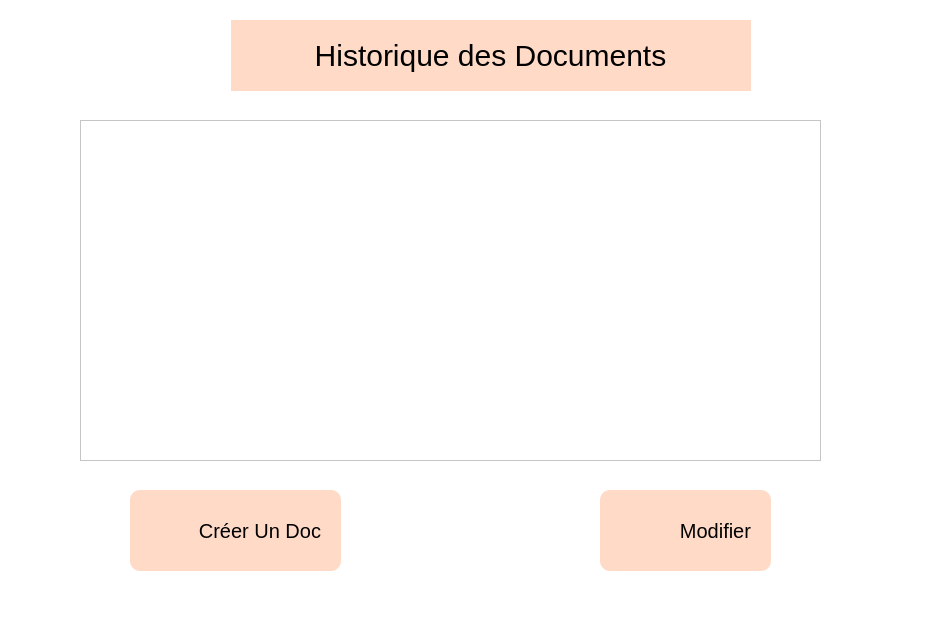
<?xml version="1.0" encoding="UTF-8"?>
<ui version="4.0">
 <class>ListHisto</class>
 <widget class="QMainWindow" name="ListHisto">
  <property name="geometry">
   <rect>
    <x>0</x>
    <y>0</y>
    <width>934</width>
    <height>644</height>
   </rect>
  </property>
  <property name="windowTitle">
   <string>MainWindow</string>
  </property>
  <property name="styleSheet">
   <string notr="true">background : white;</string>
  </property>
  <widget class="QWidget" name="centralwidget">
   <widget class="QTableView" name="tableView">
    <property name="geometry">
     <rect>
      <x>80</x>
      <y>120</y>
      <width>741</width>
      <height>341</height>
     </rect>
    </property>
   </widget>
   <widget class="QLabel" name="label">
    <property name="geometry">
     <rect>
      <x>230</x>
      <y>20</y>
      <width>521</width>
      <height>71</height>
     </rect>
    </property>
    <property name="font">
     <font>
      <pointsize>-1</pointsize>
     </font>
    </property>
    <property name="styleSheet">
     <string notr="true">background: rgb(255, 218, 199);
font-size : 30px;</string>
    </property>
    <property name="text">
     <string>Historique des Documents</string>
    </property>
    <property name="alignment">
     <set>Qt::AlignCenter</set>
    </property>
   </widget>
   <widget class="QLabel" name="label_2">
    <property name="geometry">
     <rect>
      <x>160</x>
      <y>20</y>
      <width>71</width>
      <height>71</height>
     </rect>
    </property>
    <property name="styleSheet">
     <string notr="true"/>
    </property>
    <property name="text">
     <string/>
    </property>
    <property name="pixmap">
     <pixmap resource="../ressource.qrc">:/img/static/860812.png</pixmap>
    </property>
    <property name="scaledContents">
     <bool>true</bool>
    </property>
   </widget>
   <widget class="QPushButton" name="modifier_btn">
    <property name="geometry">
     <rect>
      <x>600</x>
      <y>490</y>
      <width>171</width>
      <height>81</height>
     </rect>
    </property>
    <property name="styleSheet">
     <string notr="true">QPushButton{
background-color: rgb(255, 218, 199);
border-radius:10px;
font-size : 20px;
image:url(:/img/static/4696755.png);
image-position:left;
text-align:right;
padding:20px;
}

QPushButton:pressed{
background: rgb(223, 186, 168);

}</string>
    </property>
    <property name="text">
     <string>Modifier</string>
    </property>
   </widget>
   <widget class="QPushButton" name="creerDoc_btn">
    <property name="geometry">
     <rect>
      <x>130</x>
      <y>490</y>
      <width>211</width>
      <height>81</height>
     </rect>
    </property>
    <property name="styleSheet">
     <string notr="true">QPushButton{
background-color: rgb(255, 218, 199);
border-radius:10px;
font-size : 20px;
image:url(:/img/static/1828926.png);
image-position:left;
text-align:right;
padding:20px;
}

QPushButton:pressed{
background: rgb(223, 186, 168);

}</string>
    </property>
    <property name="text">
     <string>Créer Un Doc</string>
    </property>
   </widget>
  </widget>
  <widget class="QStatusBar" name="statusbar"/>
 </widget>
 <resources>
  <include location="../ressource.qrc"/>
 </resources>
 <connections/>
</ui>
